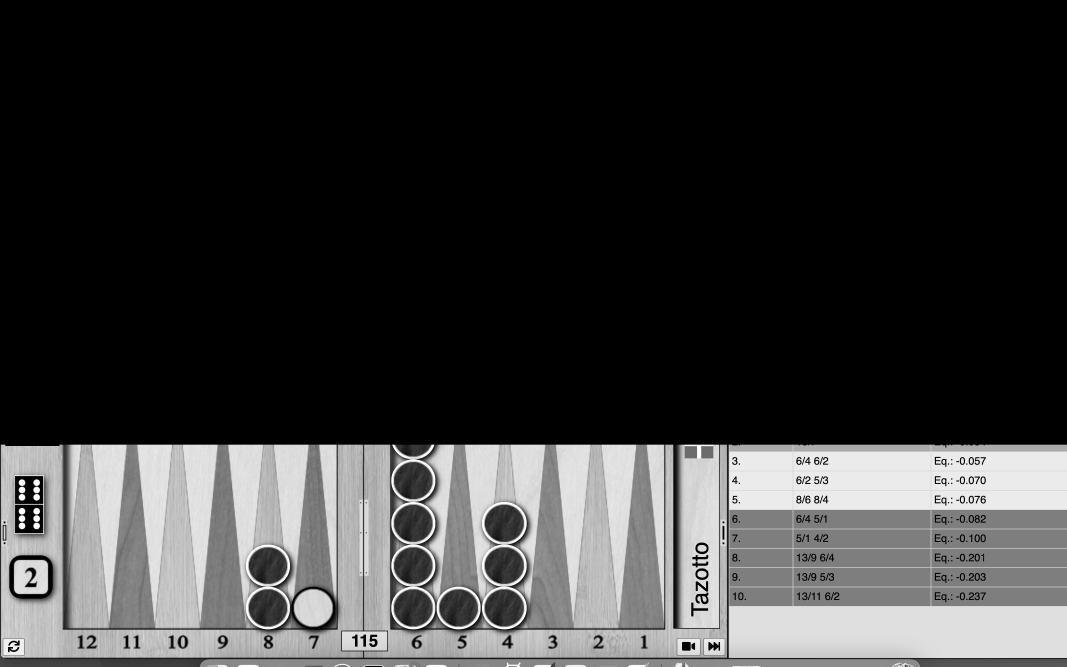
#> input picture app/src/img_full_black squared.png, 3200 x 2000 px (shown at 1/3 size)
$ python -i process_img.py   (imports and definitions only)
#> lines starting #> are read from the running program, lines starting #| are printed output that depends on the picture; after the words box and inside, x2 and y2 are one past the last pixel; in counts of white or black regions, pixels touching at a corner belong together
import numpy as np
import cv2
import pandas as pd

PADDING_THRESH = 5

def get_dice_sub_img(full_img):
    # inversed var x -> y
    x = full_img.shape[0]
    y = full_img.shape[1]

    sub_dice_img = full_img[int(y / 3) + 10 : int(y / 3) + 80,
                            int(x * 4 / 5) + 20 :int( x * 4 / 5) + 150]

    # was int(x * 4 / 5) + 30 :int( x * 4 / 5) + 135
    # sauf 6 6 - 1 -1
    # int(x * 4 / 5) + 20 :int( x * 4 / 5) + 145

    return sub_dice_img

def get_circles_positions_and_color(img_path):
#> called with img_path = 'img_full_black squared.png'
    img = cv2.imread(img_path, 1)          # queryImage
#> img is the input picture: shape (2000, 3200, 3); min 0, max 255, mean 54.9
    # print(img.shape)
    # print("--------------")

    # hardecoded size of example
    scale_largeur = img.shape[0] / 1145
#> scale_largeur = 1.75
    scale_hauteur = img.shape[1] / 892
#> scale_hauteur = 3.59

    scale = scale_largeur + scale_hauteur/2
#> scale = 3.54

    img = cv2.resize(img, dsize=(int(img.shape[1]/scale), int(img.shape[0]/scale)), interpolation=cv2.INTER_CUBIC)
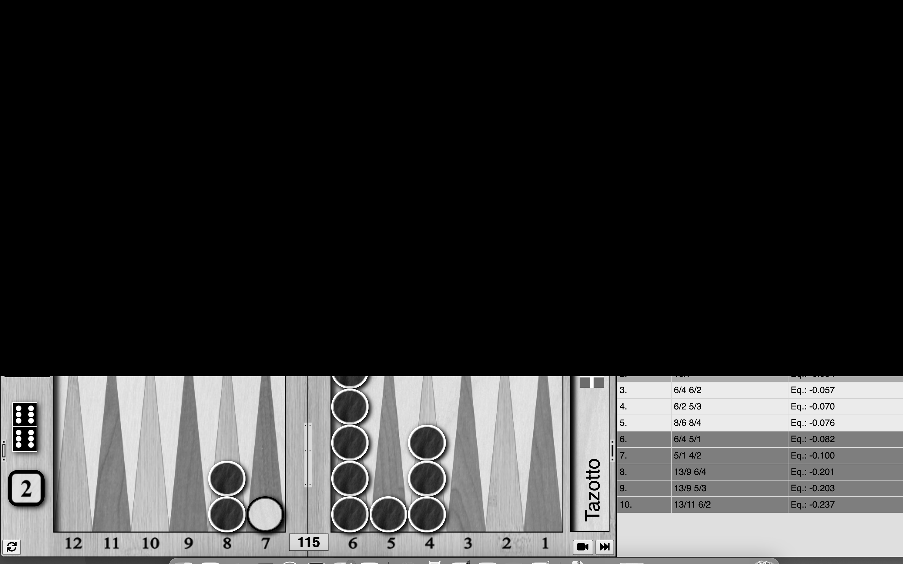
#> img: shape (564, 903, 3); min 0, max 255, mean 55
    # Convert to grayscale.

    gray = cv2.cvtColor(img, cv2.COLOR_BGR2GRAY)

    # Blur using 3 * 3 kernel.
    gray_blurred = cv2.blur(gray, (3, 3))

    # _, gray_th = cv2.threshold(gray_blurred, 127, 255, cv2.THRESH_BINARY)

    # gray_th =  cv2.cvtColor(gray_th, cv2.COLOR_GRAY2RGB)

    # Apply Hough transform on the blurred image.
    detected_circles = cv2.HoughCircles(gray_blurred,
                       cv2.HOUGH_GRADIENT, 1, 20, param1 = 50,
                   param2 = 30, minRadius = 15, maxRadius = 40)
#> detected_circles = [[426.5, 442.5, 21.4], [349.5, 477.5, 15.8], [349.5, 442.5, 19], [226.5, 477.5, 15.9], [426.5, 514.5, 16.1], [226.5, 513.5, 16.1], [349.5, 514.5, 16.1], [426.5, 478.5, 16.1], [388.5, 513.5, 18.3], [349.5, 405.5, 16.1], [264.5, 513.5, 15.6], [349.5, 369.5, 19]]
    a_list = []
    b_list = []
    r_list = []
    # Draw circles that are detected.
    img_debug = gray_blurred.copy()
    if detected_circles is not None:

        # Convert the circle parameters a, b and r to integers.
        detected_circles = np.uint16(np.around(detected_circles))
#> detected_circles = [[426, 442, 21], [350, 478, 16], [350, 442, 19], [226, 478, 16], [426, 514, 16], [226, 514, 16], [350, 514, 16], [426, 478, 16], [388, 514, 18], [350, 406, 16], [264, 514, 16], [350, 370, 19]]


        for pt in detected_circles[0, :]:
            a, b, r = pt[0], pt[1], pt[2]
            a_list.append(a)
            b_list.append(b)

            r_list.append(r)
            # Draw the circumference of the circle.

            cv2.circle(img_debug, (a, b), r, (255, 255, 0), 2)

            # Draw a small circle (of radius 1) to show the center.
            cv2.circle(img_debug, (a, b), 1, (0, 0, 255), 3)
#> this loop made 12 passes
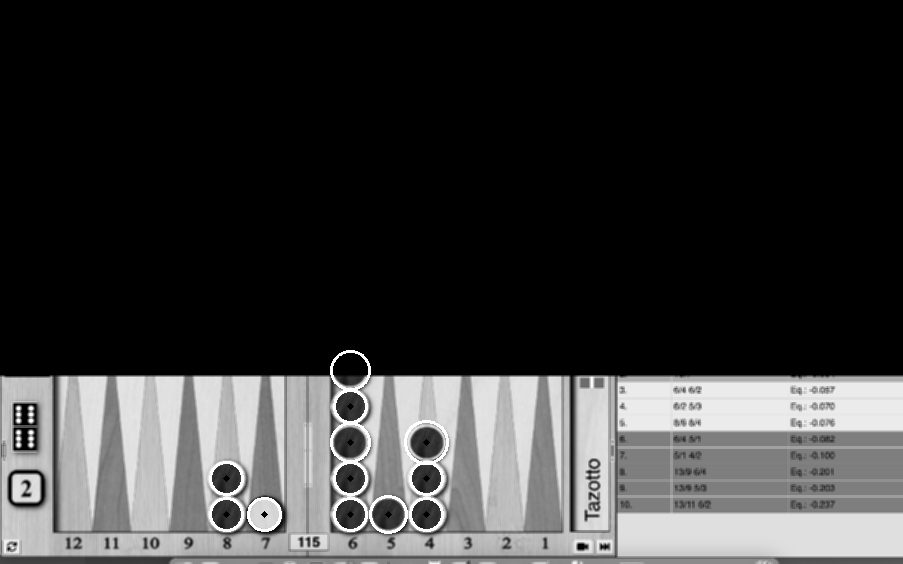
#> img_debug: shape (564, 903); min 0, max 255, mean 55.9
#> after the loop, a_list = [426, 350, 350, 226, 426, 226, 350, 426, 388, 350, 264, 350]; b_list = [442, 478, 442, 478, 514, 514, 514, 478, 514, 406, 514, 370]; r_list = [21, 16, 19, 16, 16, 16, 16, 16, 18, 16, 16, 19]

        # cv2.imshow("debug", img_debug)
        # cv2.imsave(img_debug, "debug.png")

    df =  non_max_supression(img, a_list, b_list, r_list)

    # [6 lines of commented-out code are left out]

    sub_dice_img = get_dice_sub_img(img)

    return df, img, scale, sub_dice_img, img_debug


def get_circle_color(img):
    black = (42,42,42)
    white = (240,210,140)
    dist_black = 0
    dist_white = 0
    # print(img[0, 0])
    for i in range(img.shape[0]):
        for j in range(img.shape[1]):
            clr = img[i, j]
            # print(clr)
            dist_black += abs(clr[0] - black[0]) + abs(clr[1] - black[1]) + abs(clr[2] - black[2])
            dist_white += abs(clr[0] - white[0]) + abs(clr[1] - white[1]) + abs(clr[2] - white[2])
            # print("color = []".format(clr))

    # print("dist_black " +str(dist_black))
    # print("dist_white "+str(dist_white))

    return ("white", "black")[dist_black < dist_white]


def non_max_supression(img, a_list, b_list, r_list):
    """
    Remove circle base on knowledge

    Parameters
    ----------
    img : TYPE
        DESCRIPTION.
    a_list : TYPE
        DESCRIPTION.
    b_list : TYPE
        DESCRIPTION.
    r_list : TYPE
        DESCRIPTION.

    Returns
    -------
    df : TYPE
        DESCRIPTION.

    """

    i = 0

    center_list = []
    height_list = []
    colors_list = []

    for r in r_list:
        a = a_list[i]
        b = b_list[i]
        r = r_list[i]

         # check if center is out of the board
        if(a < 55 or a > 746):
            # print("a to small or too big a :{} b:{}".format(a, b))
            pass
         # check if radius is not too small
        elif(r > np.mean(r_list) * 0.8):
            # [6 lines of commented-out code are left out]
            height_list.append(b)
            # x
            center_list.append(a)
            # Draw a small circle (of radius 1) to show the center.
            left = a - r + PADDING_THRESH
            right = a + r - PADDING_THRESH

            top = b - r + PADDING_THRESH
            bot = b + r - PADDING_THRESH
            cropped_piece = img[top:bot, left:right, :]
            # cv2.imshow("cropped_piece", cropped_piece)
            # cv2.waitKey(0)
            colors_list.append(get_circle_color(cropped_piece))
            # print(cir)
            # cv2.imshow("Detected Circle", cropped_piece)
            # cv2.waitKey(0)
        i += 1
#> this loop made 12 passes
#> (a, b, left, right, top, bot) on passes 1 to 12: (426, 442, 410, 442, 426, 458), (350, 478, 339, 361, 467, 489), (350, 442, 336, 364, 428, 456), (226, 478, 215, 237, 467, 489), (426, 514, 415, 437, 503, 525), (226, 514, 215, 237, 503, 525), (350, 514, 339, 361, 503, 525), (426, 478, 415, 437, 467, 489), (388, 514, 375, 401, 501, 527), (350, 406, 339, 361, 395, 417), (264, 514, 253, 275, 503, 525), (350, 370, 336, 364, 356, 384)
#> pass 1, in non_max_supression, `cropped_piece = img[top:bot, left:right, :]`:
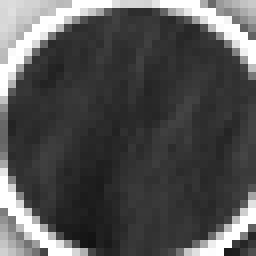
#> cropped_piece: shape (32, 32, 3) (shown 8 times larger); min 18, max 255, mean 82.4
#> pass 3, in non_max_supression, `cropped_piece = img[top:bot, left:right, :]`:
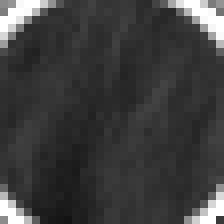
#> cropped_piece: shape (28, 28, 3) (shown 8 times larger); min 19, max 255, mean 62.1
#> after the loop:
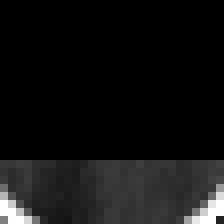
#> cropped_piece: shape (28, 28, 3) (shown 8 times larger); min 0, max 255, mean 18.4
#> after the loop, center_list has the same summary as a_list in get_circles_positions_and_color; colors_list = ['black', 'black', 'black', 'black', 'black', 'black', 'black', 'black', 'black', 'black', 'white', 'black']; height_list has the same summary as b_list in get_circles_positions_and_color; i = 12
    # cv2.imshow("Detected Circle", img)
    # cv2.waitKey(0)
    verticalite = []
    for i in range(len((height_list))):
        if(height_list[i] > 310):   # en bas green
            if(colors_list[i]== "white"):
                color = (0, 255, 0)
            else:
                color = (255, 0, 0)
            verticalite.append("bot")
        else:                       # haut blue
            if(colors_list[i]== "white"):
                color = (0, 127, 0)
            else:
                color = (127, 0, 0)
            verticalite.append("top")
        cv2.circle(img, (center_list[i], height_list[i]), 2, color, 2)
#> this loop made 12 passes
#> color on passes 1 to 12: (255, 0, 0), (255, 0, 0), (255, 0, 0), (255, 0, 0), (255, 0, 0), (255, 0, 0), (255, 0, 0), (255, 0, 0), (255, 0, 0), (255, 0, 0), (0, 255, 0), (255, 0, 0)
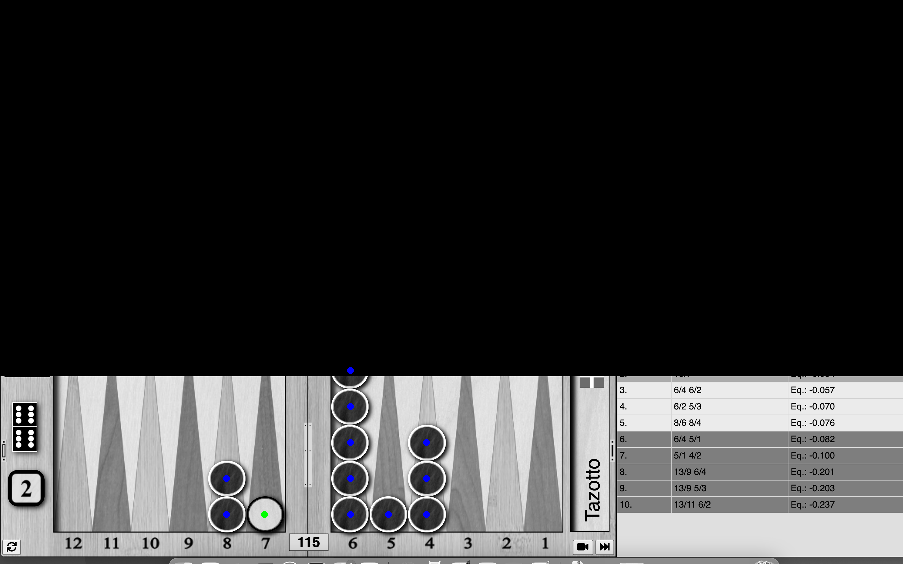
#> img: shape (564, 903, 3); 0.09% of pixels changed, all inside (x1, y1, x2, y2) = (223, 367, 430, 518)
#> after the loop, verticalite = ['bot', 'bot', 'bot', 'bot', 'bot', 'bot', 'bot', 'bot', 'bot', 'bot', 'bot', 'bot']
    # cv2.imshow("Detected Circle", img)
    # cv2.waitKey(0)
    dict_df = {'center': center_list, 'height': height_list,'verticality': verticalite,'color': colors_list}
    df = pd.DataFrame(data=dict_df)
#> df = table of 12 rows and 4 columns
    return df

>>> result = get_circles_positions_and_color('img_full_black squared.png')
#> in get_dice_sub_img, `sub_dice_img = full_img[int(y / 3) + 10 : int(y / 3) + 80, int(x * 4 /..`:
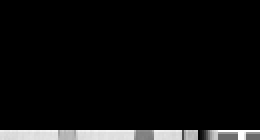
#> sub_dice_img: shape (70, 130, 3) (shown 2 times larger); min 0, max 255, mean 13.8
#> result = 5 items
